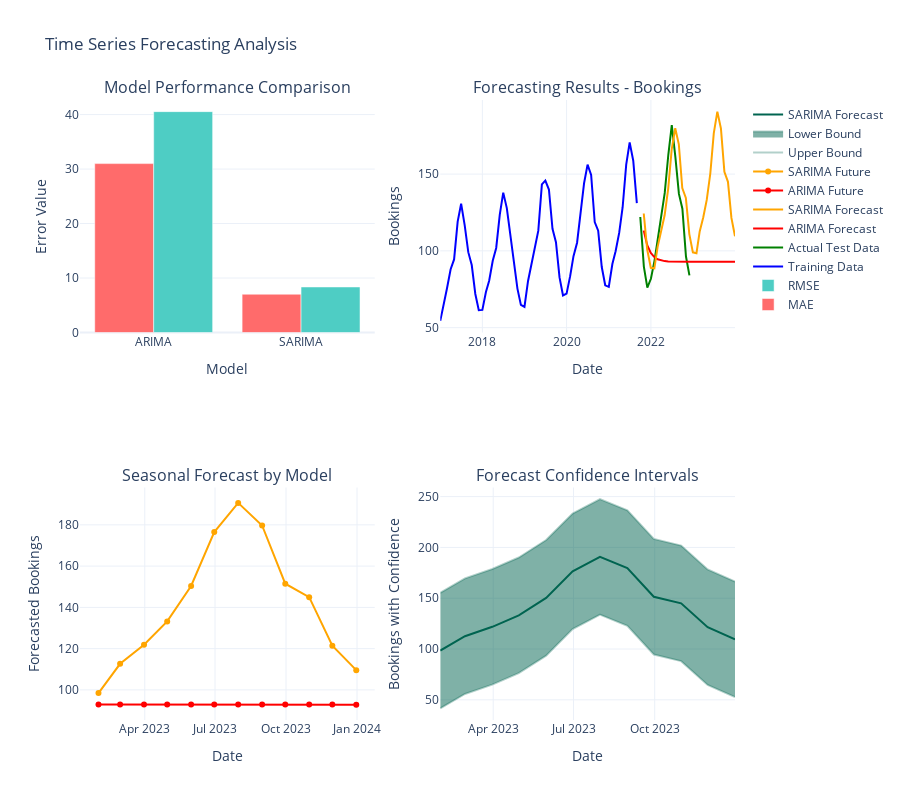

Notebook code cell kept with this figure:
### Code cell
# Forecasting Visualization and Comparison
print("📈 Creating forecasting visualizations...")

# Create comprehensive forecasting plot
fig = make_subplots(
    rows=2, cols=2,
    subplot_titles=('Model Performance Comparison', 'Forecasting Results - Bookings',
                   'Seasonal Forecast by Model', 'Forecast Confidence Intervals'),
    specs=[[{"secondary_y": False}, {"secondary_y": False}],
           [{"secondary_y": False}, {"secondary_y": False}]]
)

# 1. Model Performance Comparison
model_names = list(metrics.keys())
mae_values = [metrics[name]['MAE'] for name in model_names]
rmse_values = [metrics[name]['RMSE'] for name in model_names]

fig.add_trace(
    go.Bar(x=model_names, y=mae_values, name='MAE', marker_color='#FF6B6B'),
    row=1, col=1
)

fig.add_trace(
    go.Bar(x=model_names, y=rmse_values, name='RMSE', marker_color='#4ECDC4'),
    row=1, col=1
)

# 2. Forecasting Results
# Plot actual data
fig.add_trace(
    go.Scatter(x=train_data.index, y=train_data['bookings'], 
               mode='lines', name='Training Data', line=dict(color='blue')),
    row=1, col=2
)

fig.add_trace(
    go.Scatter(x=test_data.index, y=test_data['bookings'], 
               mode='lines', name='Actual Test Data', line=dict(color='green')),
    row=1, col=2
)

# Plot forecasts
colors = ['red', 'orange', 'purple']
for i, (model_name, forecast) in enumerate(forecasts.items()):
    if model_name in ['ARIMA', 'SARIMA']:
        # For ARIMA/SARIMA forecasts
        forecast_dates = pd.date_range(start=test_data.index[0], periods=len(forecast), freq='M')
        fig.add_trace(
            go.Scatter(x=forecast_dates, y=forecast, 
                       mode='lines', name=f'{model_name} Forecast', 
                       line=dict(color=colors[i % len(colors)])),
            row=1, col=2
        )
    elif model_name == 'Prophet':
        # For Prophet forecasts
        forecast_dates = pd.date_range(start=test_data.index[0], periods=len(forecast), freq='M')
        fig.add_trace(
            go.Scatter(x=forecast_dates, y=forecast, 
                       mode='lines', name=f'{model_name} Forecast', 
                       line=dict(color=colors[i % len(colors)])),
            row=1, col=2
        )

# 3. Seasonal Forecast Analysis
# Create future dates for forecasting
future_dates = pd.date_range(start=monthly_data.index[-1], periods=13, freq='M')[1:]

# Get the best performing model
best_model = min(metrics.keys(), key=lambda x: metrics[x]['RMSE'])
print(f"🏆 Best performing model: {best_model}")

# Create seasonal analysis
seasonal_forecast = {}
for model_name, forecast in forecasts.items():
    if len(forecast) >= 12:
        future_forecast = forecast[-12:]  # Last 12 months
        seasonal_forecast[model_name] = future_forecast

# Plot seasonal forecasts
for i, (model_name, forecast) in enumerate(seasonal_forecast.items()):
    fig.add_trace(
        go.Scatter(x=future_dates, y=forecast, 
                   mode='lines+markers', name=f'{model_name} Future',
                   line=dict(color=colors[i % len(colors)])),
        row=2, col=1
    )

# 4. Confidence Intervals (simplified)
# Create confidence intervals for the best model
if best_model in forecasts:
    best_forecast = forecasts[best_model]
    if len(best_forecast) >= 12:
        future_forecast = best_forecast[-12:]
        
        # Simple confidence interval calculation
        std_dev = np.std(train_data['bookings'])
        upper_bound = future_forecast + 1.96 * std_dev
        lower_bound = future_forecast - 1.96 * std_dev
        
        # Add upper bound
        fig.add_trace(
            go.Scatter(x=future_dates, y=upper_bound, 
                       mode='lines', name='Upper Bound', 
                       line=dict(color='rgba(0,100,80,0.3)')),
            row=2, col=2
        )
        
        # Add lower bound with fill
        fig.add_trace(
            go.Scatter(x=future_dates, y=lower_bound, 
                       mode='lines', name='Lower Bound', 
                       line=dict(color='rgba(0,100,80,0.3)'),
                       fill='tonexty'),
            row=2, col=2
        )
        
        # Add forecast line
        fig.add_trace(
            go.Scatter(x=future_dates, y=future_forecast, 
                       mode='lines', name=f'{best_model} Forecast',
                       line=dict(color='rgba(0,100,80,1)')),
            row=2, col=2
        )

# Update layout
fig.update_layout(
    height=800,
    title_text="Time Series Forecasting Analysis",
    showlegend=True,
    template="plotly_white"
)

# Update axes labels
fig.update_xaxes(title_text="Model", row=1, col=1)
fig.update_xaxes(title_text="Date", row=1, col=2)
fig.update_xaxes(title_text="Date", row=2, col=1)
fig.update_xaxes(title_text="Date", row=2, col=2)

fig.update_yaxes(title_text="Error Value", row=1, col=1)
fig.update_yaxes(title_text="Bookings", row=1, col=2)
fig.update_yaxes(title_text="Forecasted Bookings", row=2, col=1)
fig.update_yaxes(title_text="Bookings with Confidence", row=2, col=2)

fig.show()

print("✅ Forecasting visualization completed!")

### Figure 1 — Plotly figure (JSON) as saved in the notebook; plotly's stock layout.template omitted (floating-point values rounded to 4 significant figures)
{"data": [{"marker": {"color": "#FF6B6B"}, "name": "MAE", "type": "bar", "x": ["ARIMA", "SARIMA"], "xaxis": "x", "y": [31.0, 7.027], "yaxis": "y"}, {"marker": {"color": "#4ECDC4"}, "name": "RMSE", "type": "bar", "x": ["ARIMA", "SARIMA"], "xaxis": "x", "y": [40.54, 8.358], "yaxis": "y"}, {"line": {"color": "blue"}, "mode": "lines", "name": "Training Data", "type": "scatter", "x": ["2017-01-01T00:00:00.000000000", "2017-02-01T00:00:00.000000000", "2017-03-01T00:00:00.000000000", "2017-04-01T00:00:00.000000000", "2017-05-01T00:00:00.000000000", "2017-06-01T00:00:00.000000000", "2017-07-01T00:00:00.000000000", "2017-08-01T00:00:00.000000000", "2017-09-01T00:00:00.000000000", "2017-10-01T00:00:00.000000000", "2017-11-01T00:00:00.000000000", "2017-12-01T00:00:00.000000000", "2018-01-01T00:00:00.000000000", "2018-02-01T00:00:00.000000000", "2018-03-01T00:00:00.000000000", "2018-04-01T00:00:00.000000000", "2018-05-01T00:00:00.000000000", "2018-06-01T00:00:00.000000000", "2018-07-01T00:00:00.000000000", "2018-08-01T00:00:00.000000000", "2018-09-01T00:00:00.000000000", "2018-10-01T00:00:00.000000000", "2018-11-01T00:00:00.000000000", "2018-12-01T00:00:00.000000000", "2019-01-01T00:00:00.000000000", "2019-02-01T00:00:00.000000000", "2019-03-01T00:00:00.000000000", "2019-04-01T00:00:00.000000000", "2019-05-01T00:00:00.000000000", "2019-06-01T00:00:00.000000000", "2019-07-01T00:00:00.000000000", "2019-08-01T00:00:00.000000000", "2019-09-01T00:00:00.000000000", "2019-10-01T00:00:00.000000000", "2019-11-01T00:00:00.000000000", "2019-12-01T00:00:00.000000000", "2020-01-01T00:00:00.000000000", "2020-02-01T00:00:00.000000000", "2020-03-01T00:00:00.000000000", "2020-04-01T00:00:00.000000000", "2020-05-01T00:00:00.000000000", "2020-06-01T00:00:00.000000000", "2020-07-01T00:00:00.000000000", "2020-08-01T00:00:00.000000000", "2020-09-01T00:00:00.000000000", "2020-10-01T00:00:00.000000000", "2020-11-01T00:00:00.000000000", "2020-12-01T00:00:00.000000000", "2021-01-01T00:00:00.000000000", "2021-02-01T00:00:00.000000000", "2021-03-01T00:00:00.000000000", "2021-04-01T00:00:00.000000000", "2021-05-01T00:00:00.000000000", "2021-06-01T00:00:00.000000000", "2021-07-01T00:00:00.000000000", "2021-08-01T00:00:00.000000000", "2021-09-01T00:00:00.000000000"], "xaxis": "x2", "y": [54.42, 64.64, 75.81, 88.03, 94.42, 119.1, 130.7, 116.5, 99.17, 90.77, 71.93, 61.32, 61.58, 73.25, 80.55, 93.57, 101.9, 123.7, 137.9, 127.9, 111.2, 93.9, 75.43, 64.81, 63.48, 80.43, 90.84, 100.7, 113.1, 143.3, 145.7, 139.9, 114.4, 105.7, 82.7, 70.97, 72.13, 83.52, 96.58, 105.3, 124.1, 144.2, 156.2, 149.4, 118.8, 113.2, 89.47, 77.58, 76.55, 91.46, 99.74, 111.7, 128.4, 156.1, 170.6, 158.7, 131.1], "yaxis": "y2"}, {"line": {"color": "green"}, "mode": "lines", "name": "Actual Test Data", "type": "scatter", "x": ["2021-10-01T00:00:00.000000000", "2021-11-01T00:00:00.000000000", "2021-12-01T00:00:00.000000000", "2022-01-01T00:00:00.000000000", "2022-02-01T00:00:00.000000000", "2022-03-01T00:00:00.000000000", "2022-04-01T00:00:00.000000000", "2022-05-01T00:00:00.000000000", "2022-06-01T00:00:00.000000000", "2022-07-01T00:00:00.000000000", "2022-08-01T00:00:00.000000000", "2022-09-01T00:00:00.000000000", "2022-10-01T00:00:00.000000000", "2022-11-01T00:00:00.000000000", "2022-12-01T00:00:00.000000000"], "xaxis": "x2", "y": [122.0, 89.77, 76.03, 81.81, 93.5, 106.6, 122.3, 137.7, 162.6, 181.9, 161.2, 137.1, 127.5, 96.33, 84.03], "yaxis": "y2"}, {"line": {"color": "red"}, "mode": "lines", "name": "ARIMA Forecast", "type": "scatter", "x": ["2021-10-31T00:00:00.000000000", "2021-11-30T00:00:00.000000000", "2021-12-31T00:00:00.000000000", "2022-01-31T00:00:00.000000000", "2022-02-28T00:00:00.000000000", "2022-03-31T00:00:00.000000000", "2022-04-30T00:00:00.000000000", "2022-05-31T00:00:00.000000000", "2022-06-30T00:00:00.000000000", "2022-07-31T00:00:00.000000000", "2022-08-31T00:00:00.000000000", "2022-09-30T00:00:00.000000000", "2022-10-31T00:00:00.000000000", "2022-11-30T00:00:00.000000000", "2022-12-31T00:00:00.000000000", "2023-01-31T00:00:00.000000000", "2023-02-28T00:00:00.000000000", "2023-03-31T00:00:00.000000000", "2023-04-30T00:00:00.000000000", "2023-05-31T00:00:00.000000000", "2023-06-30T00:00:00.000000000", "2023-07-31T00:00:00.000000000", "2023-08-31T00:00:00.000000000", "2023-09-30T00:00:00.000000000", "2023-10-31T00:00:00.000000000", "2023-11-30T00:00:00.000000000", "2023-12-31T00:00:00.000000000"], "xaxis": "x2", "y": [113.3, 103.7, 98.67, 95.96, 94.51, 93.74, 93.33, 93.11, 92.99, 92.93, 92.89, 92.88, 92.87, 92.86, 92.86, 92.86, 92.86, 92.86, 92.86, 92.86, 92.86, 92.86, 92.86, 92.86, 92.86, 92.86, 92.86], "yaxis": "y2"}, {"line": {"color": "orange"}, "mode": "lines", "name": "SARIMA Forecast", "type": "scatter", "x": ["2021-10-31T00:00:00.000000000", "2021-11-30T00:00:00.000000000", "2021-12-31T00:00:00.000000000", "2022-01-31T00:00:00.000000000", "2022-02-28T00:00:00.000000000", "2022-03-31T00:00:00.000000000", "2022-04-30T00:00:00.000000000", "2022-05-31T00:00:00.000000000", "2022-06-30T00:00:00.000000000", "2022-07-31T00:00:00.000000000", "2022-08-31T00:00:00.000000000", "2022-09-30T00:00:00.000000000", "2022-10-31T00:00:00.000000000", "2022-11-30T00:00:00.000000000", "2022-12-31T00:00:00.000000000", "2023-01-31T00:00:00.000000000", "2023-02-28T00:00:00.000000000", "2023-03-31T00:00:00.000000000", "2023-04-30T00:00:00.000000000", "2023-05-31T00:00:00.000000000", "2023-06-30T00:00:00.000000000", "2023-07-31T00:00:00.000000000", "2023-08-31T00:00:00.000000000", "2023-09-30T00:00:00.000000000", "2023-10-31T00:00:00.000000000", "2023-11-30T00:00:00.000000000", "2023-12-31T00:00:00.000000000"], "xaxis": "x2", "y": [124.3, 100.9, 89.0, 88.65, 102.5, 112.2, 123.2, 140.6, 165.9, 179.9, 169.4, 140.8, 134.5, 110.9, 99.04, 98.46, 112.6, 121.9, 133.2, 150.4, 176.5, 190.7, 179.7, 151.5, 144.9, 121.5, 109.6], "yaxis": "y2"}, {"line": {"color": "red"}, "mode": "lines+markers", "name": "ARIMA Future", "type": "scatter", "x": ["2023-01-31T00:00:00.000000000", "2023-02-28T00:00:00.000000000", "2023-03-31T00:00:00.000000000", "2023-04-30T00:00:00.000000000", "2023-05-31T00:00:00.000000000", "2023-06-30T00:00:00.000000000", "2023-07-31T00:00:00.000000000", "2023-08-31T00:00:00.000000000", "2023-09-30T00:00:00.000000000", "2023-10-31T00:00:00.000000000", "2023-11-30T00:00:00.000000000", "2023-12-31T00:00:00.000000000"], "xaxis": "x3", "y": [92.86, 92.86, 92.86, 92.86, 92.86, 92.86, 92.86, 92.86, 92.86, 92.86, 92.86, 92.86], "yaxis": "y3"}, {"line": {"color": "orange"}, "mode": "lines+markers", "name": "SARIMA Future", "type": "scatter", "x": ["2023-01-31T00:00:00.000000000", "2023-02-28T00:00:00.000000000", "2023-03-31T00:00:00.000000000", "2023-04-30T00:00:00.000000000", "2023-05-31T00:00:00.000000000", "2023-06-30T00:00:00.000000000", "2023-07-31T00:00:00.000000000", "2023-08-31T00:00:00.000000000", "2023-09-30T00:00:00.000000000", "2023-10-31T00:00:00.000000000", "2023-11-30T00:00:00.000000000", "2023-12-31T00:00:00.000000000"], "xaxis": "x3", "y": [98.46, 112.6, 121.9, 133.2, 150.4, 176.5, 190.7, 179.7, 151.5, 144.9, 121.5, 109.6], "yaxis": "y3"}, {"line": {"color": "rgba(0,100,80,0.3)"}, "mode": "lines", "name": "Upper Bound", "type": "scatter", "x": ["2023-01-31T00:00:00.000000000", "2023-02-28T00:00:00.000000000", "2023-03-31T00:00:00.000000000", "2023-04-30T00:00:00.000000000", "2023-05-31T00:00:00.000000000", "2023-06-30T00:00:00.000000000", "2023-07-31T00:00:00.000000000", "2023-08-31T00:00:00.000000000", "2023-09-30T00:00:00.000000000", "2023-10-31T00:00:00.000000000", "2023-11-30T00:00:00.000000000", "2023-12-31T00:00:00.000000000"], "xaxis": "x4", "y": [155.3, 169.5, 178.7, 190.1, 207.2, 233.4, 247.5, 236.6, 208.3, 201.8, 178.3, 166.4], "yaxis": "y4"}, {"fill": "tonexty", "line": {"color": "rgba(0,100,80,0.3)"}, "mode": "lines", "name": "Lower Bound", "type": "scatter", "x": ["2023-01-31T00:00:00.000000000", "2023-02-28T00:00:00.000000000", "2023-03-31T00:00:00.000000000", "2023-04-30T00:00:00.000000000", "2023-05-31T00:00:00.000000000", "2023-06-30T00:00:00.000000000", "2023-07-31T00:00:00.000000000", "2023-08-31T00:00:00.000000000", "2023-09-30T00:00:00.000000000", "2023-10-31T00:00:00.000000000", "2023-11-30T00:00:00.000000000", "2023-12-31T00:00:00.000000000"], "xaxis": "x4", "y": [41.59, 55.77, 64.98, 76.32, 93.5, 119.7, 133.8, 122.8, 94.59, 88.07, 64.58, 52.69], "yaxis": "y4"}, {"line": {"color": "rgba(0,100,80,1)"}, "mode": "lines", "name": "SARIMA Forecast", "type": "scatter", "x": ["2023-01-31T00:00:00.000000000", "2023-02-28T00:00:00.000000000", "2023-03-31T00:00:00.000000000", "2023-04-30T00:00:00.000000000", "2023-05-31T00:00:00.000000000", "2023-06-30T00:00:00.000000000", "2023-07-31T00:00:00.000000000", "2023-08-31T00:00:00.000000000", "2023-09-30T00:00:00.000000000", "2023-10-31T00:00:00.000000000", "2023-11-30T00:00:00.000000000", "2023-12-31T00:00:00.000000000"], "xaxis": "x4", "y": [98.46, 112.6, 121.9, 133.2, 150.4, 176.5, 190.7, 179.7, 151.5, 144.9, 121.5, 109.6], "yaxis": "y4"}], "layout": {"annotations": [{"font": {"size": 16}, "showarrow": false, "text": "Model Performance Comparison", "x": 0.225, "xanchor": "center", "xref": "paper", "y": 1, "yanchor": "bottom", "yref": "paper"}, {"font": {"size": 16}, "showarrow": false, "text": "Forecasting Results - Bookings", "x": 0.775, "xanchor": "center", "xref": "paper", "y": 1, "yanchor": "bottom", "yref": "paper"}, {"font": {"size": 16}, "showarrow": false, "text": "Seasonal Forecast by Model", "x": 0.225, "xanchor": "center", "xref": "paper", "y": 0.375, "yanchor": "bottom", "yref": "paper"}, {"font": {"size": 16}, "showarrow": false, "text": "Forecast Confidence Intervals", "x": 0.775, "xanchor": "center", "xref": "paper", "y": 0.375, "yanchor": "bottom", "yref": "paper"}], "height": 800, "showlegend": true, "title": {"text": "Time Series Forecasting Analysis"}, "xaxis": {"anchor": "y", "domain": [0, 0.45], "title": {"text": "Model"}}, "xaxis2": {"anchor": "y2", "domain": [0.55, 1], "title": {"text": "Date"}}, "xaxis3": {"anchor": "y3", "domain": [0, 0.45], "title": {"text": "Date"}}, "xaxis4": {"anchor": "y4", "domain": [0.55, 1], "title": {"text": "Date"}}, "yaxis": {"anchor": "x", "domain": [0.625, 1], "title": {"text": "Error Value"}}, "yaxis2": {"anchor": "x2", "domain": [0.625, 1], "title": {"text": "Bookings"}}, "yaxis3": {"anchor": "x3", "domain": [0, 0.375], "title": {"text": "Forecasted Bookings"}}, "yaxis4": {"anchor": "x4", "domain": [0, 0.375], "title": {"text": "Bookings with Confidence"}}}}
